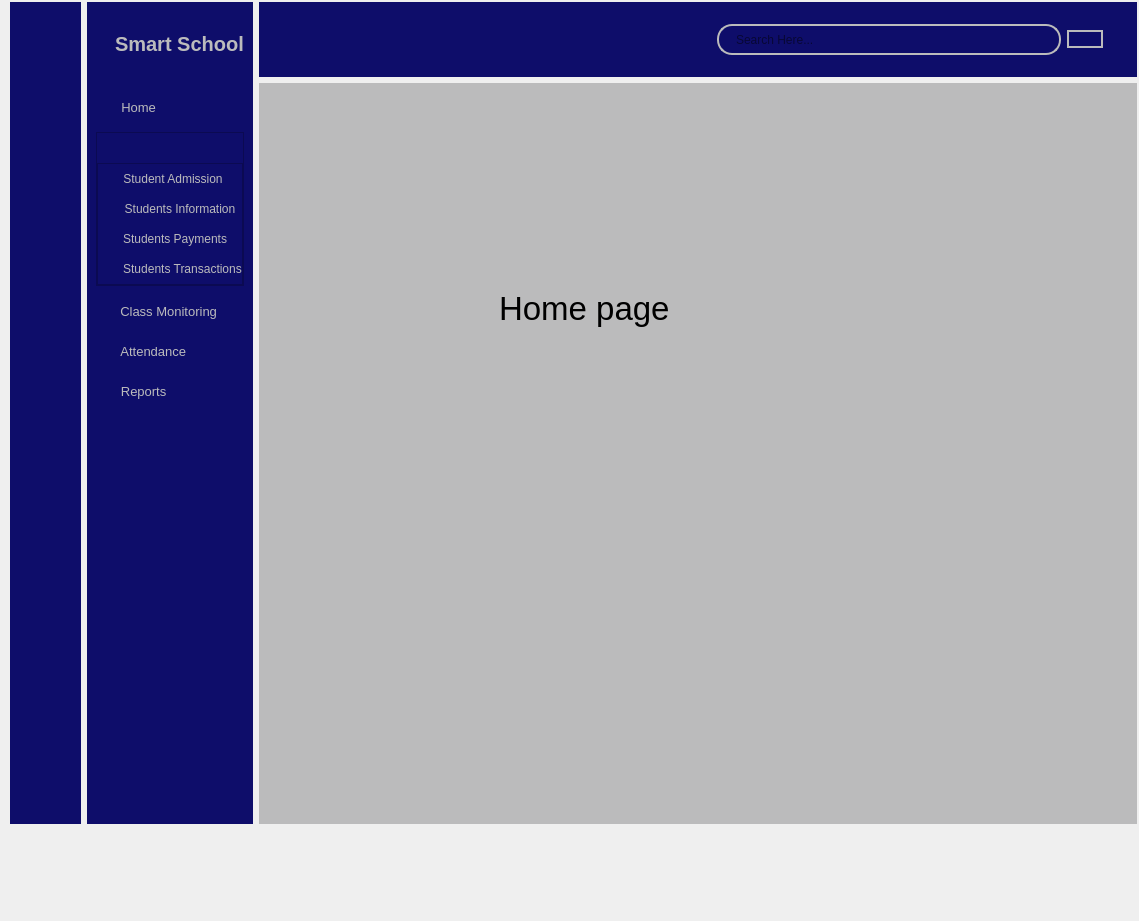
<?xml version="1.0" encoding="UTF-8"?>
<ui version="4.0">
 <class>MainWindow</class>
 <widget class="QMainWindow" name="MainWindow">
  <property name="geometry">
   <rect>
    <x>0</x>
    <y>0</y>
    <width>1139</width>
    <height>921</height>
   </rect>
  </property>
  <property name="windowTitle">
   <string>MainWindow</string>
  </property>
  <widget class="QWidget" name="centralwidget">
   <widget class="QWidget" name="">
    <property name="geometry">
     <rect>
      <x>10</x>
      <y>2</y>
      <width>1127</width>
      <height>822</height>
     </rect>
    </property>
    <layout class="QGridLayout" name="gridLayout">
     <item row="0" column="2">
      <layout class="QVBoxLayout" name="verticalLayout_7">
       <item>
        <widget class="QWidget" name="header_widget" native="true">
         <property name="minimumSize">
          <size>
           <width>841</width>
           <height>0</height>
          </size>
         </property>
         <property name="styleSheet">
          <string notr="true">background-color: rgb(14, 13, 106);</string>
         </property>
         <layout class="QHBoxLayout" name="horizontalLayout_4">
          <item>
           <widget class="QPushButton" name="pushButton">
            <property name="styleSheet">
             <string notr="true">border:none;</string>
            </property>
            <property name="text">
             <string/>
            </property>
            <property name="icon">
             <iconset resource="resources.qrc">
              <normaloff>:/Icons/burger-bar (6).png</normaloff>
              <normalon>:/Icons/burger-bar (3).png</normalon>:/Icons/burger-bar (6).png</iconset>
            </property>
            <property name="iconSize">
             <size>
              <width>29</width>
              <height>35</height>
             </size>
            </property>
            <property name="checkable">
             <bool>true</bool>
            </property>
            <property name="autoExclusive">
             <bool>false</bool>
            </property>
           </widget>
          </item>
          <item>
           <spacer name="horizontalSpacer_3">
            <property name="orientation">
             <enum>Qt::Horizontal</enum>
            </property>
            <property name="sizeHint" stdset="0">
             <size>
              <width>386</width>
              <height>20</height>
             </size>
            </property>
           </spacer>
          </item>
          <item>
           <layout class="QHBoxLayout" name="horizontalLayout_3">
            <property name="rightMargin">
             <number>25</number>
            </property>
            <item>
             <widget class="QLineEdit" name="lineEdit">
              <property name="minimumSize">
               <size>
                <width>0</width>
                <height>31</height>
               </size>
              </property>
              <property name="maximumSize">
               <size>
                <width>16777215</width>
                <height>31</height>
               </size>
              </property>
              <property name="styleSheet">
               <string notr="true">QLineEdit{
	padding-left:15px;
	border: 2px solid #bbbbbc;
	border-radius: 15px;
	/*background-color: rgb(187, 187, 188);*/
}</string>
              </property>
              <property name="placeholderText">
               <string>Search Here...</string>
              </property>
             </widget>
            </item>
            <item>
             <widget class="QPushButton" name="pushButton_2">
              <property name="styleSheet">
               <string notr="true">border-radius: 10px;
border:  2px solid #bbbbbc;
/*background-color: rgb(187, 187, 188);*/</string>
              </property>
              <property name="text">
               <string/>
              </property>
              <property name="icon">
               <iconset resource="resources.qrc">
                <normaloff>:/Icons/magnifying-glass (6).png</normaloff>:/Icons/magnifying-glass (6).png</iconset>
              </property>
              <property name="iconSize">
               <size>
                <width>25</width>
                <height>25</height>
               </size>
              </property>
              <property name="checkable">
               <bool>true</bool>
              </property>
              <property name="autoExclusive">
               <bool>false</bool>
              </property>
             </widget>
            </item>
           </layout>
          </item>
         </layout>
        </widget>
       </item>
       <item>
        <widget class="QWidget" name="main_sceen_widget" native="true">
         <property name="minimumSize">
          <size>
           <width>841</width>
           <height>741</height>
          </size>
         </property>
         <property name="maximumSize">
          <size>
           <width>16777215</width>
           <height>741</height>
          </size>
         </property>
         <property name="font">
          <font>
           <family>Sans Serif Collection</family>
          </font>
         </property>
         <property name="styleSheet">
          <string notr="true">background-color: rgb(187, 187, 188);</string>
         </property>
         <widget class="QStackedWidget" name="stackedWidget">
          <property name="geometry">
           <rect>
            <x>10</x>
            <y>10</y>
            <width>611</width>
            <height>471</height>
           </rect>
          </property>
          <widget class="QWidget" name="page">
           <widget class="QLabel" name="label">
            <property name="geometry">
             <rect>
              <x>230</x>
              <y>190</y>
              <width>171</width>
              <height>51</height>
             </rect>
            </property>
            <property name="font">
             <font>
              <pointsize>25</pointsize>
             </font>
            </property>
            <property name="text">
             <string>Home page</string>
            </property>
           </widget>
          </widget>
          <widget class="QWidget" name="page_2">
           <widget class="QLabel" name="label_5">
            <property name="geometry">
             <rect>
              <x>200</x>
              <y>190</y>
              <width>211</width>
              <height>51</height>
             </rect>
            </property>
            <property name="font">
             <font>
              <pointsize>25</pointsize>
             </font>
            </property>
            <property name="text">
             <string>Students Page</string>
            </property>
           </widget>
          </widget>
          <widget class="QWidget" name="page_3">
           <widget class="QLabel" name="label_6">
            <property name="geometry">
             <rect>
              <x>170</x>
              <y>200</y>
              <width>381</width>
              <height>51</height>
             </rect>
            </property>
            <property name="font">
             <font>
              <pointsize>25</pointsize>
             </font>
            </property>
            <property name="text">
             <string>Students Admission Page</string>
            </property>
           </widget>
          </widget>
          <widget class="QWidget" name="page_4">
           <widget class="QLabel" name="label_7">
            <property name="geometry">
             <rect>
              <x>190</x>
              <y>200</y>
              <width>391</width>
              <height>51</height>
             </rect>
            </property>
            <property name="font">
             <font>
              <pointsize>25</pointsize>
             </font>
            </property>
            <property name="text">
             <string>Students Information Page</string>
            </property>
           </widget>
          </widget>
          <widget class="QWidget" name="page_5">
           <widget class="QLabel" name="label_8">
            <property name="geometry">
             <rect>
              <x>120</x>
              <y>180</y>
              <width>371</width>
              <height>51</height>
             </rect>
            </property>
            <property name="font">
             <font>
              <pointsize>25</pointsize>
             </font>
            </property>
            <property name="text">
             <string>Students Payments Page</string>
            </property>
           </widget>
          </widget>
          <widget class="QWidget" name="page_6">
           <widget class="QLabel" name="label_9">
            <property name="geometry">
             <rect>
              <x>170</x>
              <y>180</y>
              <width>401</width>
              <height>51</height>
             </rect>
            </property>
            <property name="font">
             <font>
              <pointsize>25</pointsize>
             </font>
            </property>
            <property name="text">
             <string>Students Transactions Page</string>
            </property>
           </widget>
          </widget>
          <widget class="QWidget" name="page_7">
           <widget class="QLabel" name="label_10">
            <property name="geometry">
             <rect>
              <x>190</x>
              <y>180</y>
              <width>331</width>
              <height>51</height>
             </rect>
            </property>
            <property name="font">
             <font>
              <pointsize>25</pointsize>
             </font>
            </property>
            <property name="text">
             <string>Class Monitoring Page</string>
            </property>
           </widget>
          </widget>
          <widget class="QWidget" name="page_8">
           <widget class="QLabel" name="label_11">
            <property name="geometry">
             <rect>
              <x>220</x>
              <y>190</y>
              <width>251</width>
              <height>51</height>
             </rect>
            </property>
            <property name="font">
             <font>
              <pointsize>25</pointsize>
             </font>
            </property>
            <property name="text">
             <string>Attendance Page</string>
            </property>
           </widget>
          </widget>
          <widget class="QWidget" name="page_9">
           <widget class="QLabel" name="label_12">
            <property name="geometry">
             <rect>
              <x>250</x>
              <y>200</y>
              <width>201</width>
              <height>51</height>
             </rect>
            </property>
            <property name="font">
             <font>
              <pointsize>25</pointsize>
             </font>
            </property>
            <property name="text">
             <string>Reports Page</string>
            </property>
           </widget>
          </widget>
         </widget>
        </widget>
       </item>
      </layout>
     </item>
     <item row="0" column="0">
      <widget class="QWidget" name="icon_only_widget" native="true">
       <property name="minimumSize">
        <size>
         <width>71</width>
         <height>0</height>
        </size>
       </property>
       <property name="maximumSize">
        <size>
         <width>71</width>
         <height>16777215</height>
        </size>
       </property>
       <property name="styleSheet">
        <string notr="true">QWidget{
	background-color: rgb(14, 13, 106);
}
QPushButton{
	border: none;
	height: 30px;
}
QPushButton:checked{
	background-color: #52452a;
	border-radius: 3px;
}</string>
       </property>
       <layout class="QVBoxLayout" name="verticalLayout_6">
        <property name="topMargin">
         <number>30</number>
        </property>
        <item>
         <layout class="QHBoxLayout" name="horizontalLayout_2">
          <item>
           <spacer name="horizontalSpacer_2">
            <property name="orientation">
             <enum>Qt::Horizontal</enum>
            </property>
            <property name="sizeHint" stdset="0">
             <size>
              <width>17</width>
              <height>20</height>
             </size>
            </property>
           </spacer>
          </item>
          <item>
           <widget class="QLabel" name="label_4">
            <property name="maximumSize">
             <size>
              <width>40</width>
              <height>40</height>
             </size>
            </property>
            <property name="text">
             <string/>
            </property>
            <property name="pixmap">
             <pixmap resource="resources.qrc">:/Icons/school (6).png</pixmap>
            </property>
            <property name="scaledContents">
             <bool>true</bool>
            </property>
           </widget>
          </item>
          <item>
           <spacer name="horizontalSpacer">
            <property name="orientation">
             <enum>Qt::Horizontal</enum>
            </property>
            <property name="sizeHint" stdset="0">
             <size>
              <width>17</width>
              <height>20</height>
             </size>
            </property>
           </spacer>
          </item>
         </layout>
        </item>
        <item>
         <layout class="QVBoxLayout" name="verticalLayout_4">
          <property name="spacing">
           <number>20</number>
          </property>
          <property name="topMargin">
           <number>30</number>
          </property>
          <item>
           <widget class="QPushButton" name="home_1">
            <property name="text">
             <string/>
            </property>
            <property name="icon">
             <iconset resource="resources.qrc">
              <normaloff>:/Icons/home (6).png</normaloff>
              <normalon>:/Icons/home (3).png</normalon>:/Icons/home (6).png</iconset>
            </property>
            <property name="iconSize">
             <size>
              <width>20</width>
              <height>16</height>
             </size>
            </property>
            <property name="checkable">
             <bool>true</bool>
            </property>
            <property name="autoExclusive">
             <bool>true</bool>
            </property>
           </widget>
          </item>
          <item>
           <widget class="QPushButton" name="students_1">
            <property name="text">
             <string/>
            </property>
            <property name="icon">
             <iconset resource="resources.qrc">
              <normaloff>:/Icons/education (6).png</normaloff>
              <normalon>:/Icons/education (3).png</normalon>:/Icons/education (6).png</iconset>
            </property>
            <property name="iconSize">
             <size>
              <width>20</width>
              <height>20</height>
             </size>
            </property>
            <property name="checkable">
             <bool>true</bool>
            </property>
            <property name="autoExclusive">
             <bool>true</bool>
            </property>
           </widget>
          </item>
          <item>
           <widget class="QPushButton" name="classMonitoring_1">
            <property name="text">
             <string/>
            </property>
            <property name="icon">
             <iconset resource="resources.qrc">
              <normaloff>:/Icons/classroom (6).png</normaloff>
              <normalon>:/Icons/classroom (3).png</normalon>:/Icons/classroom (6).png</iconset>
            </property>
            <property name="iconSize">
             <size>
              <width>20</width>
              <height>20</height>
             </size>
            </property>
            <property name="checkable">
             <bool>true</bool>
            </property>
            <property name="autoExclusive">
             <bool>true</bool>
            </property>
           </widget>
          </item>
          <item>
           <widget class="QPushButton" name="attendance_1">
            <property name="text">
             <string/>
            </property>
            <property name="icon">
             <iconset resource="resources.qrc">
              <normaloff>:/Icons/calendar (6).png</normaloff>
              <normalon>:/Icons/calendar (3).png</normalon>:/Icons/calendar (6).png</iconset>
            </property>
            <property name="iconSize">
             <size>
              <width>18</width>
              <height>18</height>
             </size>
            </property>
            <property name="checkable">
             <bool>true</bool>
            </property>
            <property name="autoExclusive">
             <bool>true</bool>
            </property>
           </widget>
          </item>
          <item>
           <widget class="QPushButton" name="reports_1">
            <property name="text">
             <string/>
            </property>
            <property name="icon">
             <iconset resource="resources.qrc">
              <normaloff>:/Icons/report (6).png</normaloff>
              <normalon>:/Icons/report (3).png</normalon>:/Icons/report (6).png</iconset>
            </property>
            <property name="iconSize">
             <size>
              <width>20</width>
              <height>20</height>
             </size>
            </property>
            <property name="checkable">
             <bool>true</bool>
            </property>
            <property name="autoExclusive">
             <bool>true</bool>
            </property>
           </widget>
          </item>
         </layout>
        </item>
        <item>
         <spacer name="verticalSpacer_2">
          <property name="orientation">
           <enum>Qt::Vertical</enum>
          </property>
          <property name="sizeHint" stdset="0">
           <size>
            <width>20</width>
            <height>463</height>
           </size>
          </property>
         </spacer>
        </item>
       </layout>
      </widget>
     </item>
     <item row="0" column="1">
      <widget class="QWidget" name="icon_text_widget" native="true">
       <property name="minimumSize">
        <size>
         <width>0</width>
         <height>820</height>
        </size>
       </property>
       <property name="styleSheet">
        <string notr="true">QWidget{
	background-color: rgb(14, 13, 106);
	color: #bbbbbc;
}

QPushButton{
	height: 30px;
	border: none;
}</string>
       </property>
       <layout class="QVBoxLayout" name="verticalLayout_5">
        <property name="topMargin">
         <number>30</number>
        </property>
        <item>
         <layout class="QHBoxLayout" name="horizontalLayout">
          <property name="spacing">
           <number>5</number>
          </property>
          <item>
           <widget class="QLabel" name="label_2">
            <property name="maximumSize">
             <size>
              <width>40</width>
              <height>40</height>
             </size>
            </property>
            <property name="text">
             <string/>
            </property>
            <property name="pixmap">
             <pixmap resource="resources.qrc">:/Icons/school (6).png</pixmap>
            </property>
            <property name="scaledContents">
             <bool>true</bool>
            </property>
           </widget>
          </item>
          <item>
           <widget class="QLabel" name="label_3">
            <property name="font">
             <font>
              <family>MS Shell Dlg 2</family>
              <pointsize>15</pointsize>
              <weight>75</weight>
              <bold>true</bold>
             </font>
            </property>
            <property name="text">
             <string>Smart School</string>
            </property>
           </widget>
          </item>
         </layout>
        </item>
        <item>
         <layout class="QVBoxLayout" name="verticalLayout_3">
          <property name="spacing">
           <number>10</number>
          </property>
          <property name="topMargin">
           <number>30</number>
          </property>
          <item>
           <widget class="QPushButton" name="home_2">
            <property name="font">
             <font>
              <pointsize>10</pointsize>
             </font>
            </property>
            <property name="styleSheet">
             <string notr="true">QPushButton{
	padding-left: -70px;
}
QPushButton:checked{
	background-color: #52452a;
	border-radius: 3px;
	color: #fec701;
	font: bold;
	/*font-color: #fec701;*/
}</string>
            </property>
            <property name="text">
             <string>  Home</string>
            </property>
            <property name="icon">
             <iconset resource="resources.qrc">
              <normaloff>:/Icons/home (6).png</normaloff>
              <normalon>:/Icons/home (3).png</normalon>
              <activeon>:/Icons/home (3).png</activeon>:/Icons/home (6).png</iconset>
            </property>
            <property name="iconSize">
             <size>
              <width>16</width>
              <height>16</height>
             </size>
            </property>
            <property name="checkable">
             <bool>true</bool>
            </property>
            <property name="autoExclusive">
             <bool>true</bool>
            </property>
           </widget>
          </item>
          <item>
           <widget class="QFrame" name="students">
            <property name="frameShape">
             <enum>QFrame::StyledPanel</enum>
            </property>
            <property name="frameShadow">
             <enum>QFrame::Raised</enum>
            </property>
            <layout class="QVBoxLayout" name="verticalLayout_2">
             <property name="spacing">
              <number>0</number>
             </property>
             <property name="leftMargin">
              <number>0</number>
             </property>
             <property name="topMargin">
              <number>0</number>
             </property>
             <property name="rightMargin">
              <number>0</number>
             </property>
             <property name="bottomMargin">
              <number>0</number>
             </property>
             <item>
              <widget class="QPushButton" name="students_2">
               <property name="minimumSize">
                <size>
                 <width>0</width>
                 <height>0</height>
                </size>
               </property>
               <property name="font">
                <font>
                 <pointsize>10</pointsize>
                </font>
               </property>
               <property name="styleSheet">
                <string notr="true">QPushButton{
	padding-left: -40px;
}

QPushButton:checked{
	background-color: #52452a;
	border-radius: 3px;
}</string>
               </property>
               <property name="text">
                <string/>
               </property>
               <property name="icon">
                <iconset resource="resources.qrc">
                 <normaloff>:/Icons/Frame 1.png</normaloff>
                 <normalon>:/Icons/Group 2 (2).png</normalon>:/Icons/Frame 1.png</iconset>
               </property>
               <property name="iconSize">
                <size>
                 <width>100</width>
                 <height>100</height>
                </size>
               </property>
               <property name="checkable">
                <bool>true</bool>
               </property>
               <property name="autoExclusive">
                <bool>true</bool>
               </property>
              </widget>
             </item>
             <item>
              <widget class="QFrame" name="students_dropdown">
               <property name="frameShape">
                <enum>QFrame::StyledPanel</enum>
               </property>
               <property name="frameShadow">
                <enum>QFrame::Raised</enum>
               </property>
               <layout class="QVBoxLayout" name="verticalLayout">
                <property name="spacing">
                 <number>0</number>
                </property>
                <property name="leftMargin">
                 <number>0</number>
                </property>
                <property name="topMargin">
                 <number>0</number>
                </property>
                <property name="rightMargin">
                 <number>0</number>
                </property>
                <property name="bottomMargin">
                 <number>0</number>
                </property>
                <item>
                 <widget class="QPushButton" name="student_admission">
                  <property name="font">
                   <font>
                    <family>MS Shell Dlg 2</family>
                   </font>
                  </property>
                  <property name="styleSheet">
                   <string notr="true">QPushButton{
	padding-left: 6px;
}
QPushButton:hover{
	color: #fec701;
}</string>
                  </property>
                  <property name="text">
                   <string>Student Admission</string>
                  </property>
                  <property name="checkable">
                   <bool>true</bool>
                  </property>
                  <property name="autoExclusive">
                   <bool>false</bool>
                  </property>
                 </widget>
                </item>
                <item>
                 <widget class="QPushButton" name="student_information">
                  <property name="styleSheet">
                   <string notr="true">QPushButton{
	padding-left: 20px;
}
QPushButton:hover{
	color: #fec701;
}</string>
                  </property>
                  <property name="text">
                   <string>Students Information</string>
                  </property>
                  <property name="checkable">
                   <bool>true</bool>
                  </property>
                  <property name="autoExclusive">
                   <bool>false</bool>
                  </property>
                 </widget>
                </item>
                <item>
                 <widget class="QPushButton" name="student_payments">
                  <property name="styleSheet">
                   <string notr="true">QPushButton{
	padding-left: 10px;
}
QPushButton:hover{
	color: #fec701;
}</string>
                  </property>
                  <property name="text">
                   <string>Students Payments</string>
                  </property>
                  <property name="checkable">
                   <bool>true</bool>
                  </property>
                  <property name="autoExclusive">
                   <bool>false</bool>
                  </property>
                 </widget>
                </item>
                <item>
                 <widget class="QPushButton" name="student_transactions">
                  <property name="styleSheet">
                   <string notr="true">QPushButton{
	padding-left: 25px;
}
QPushButton:hover{
	color: #fec701;
}</string>
                  </property>
                  <property name="text">
                   <string>Students Transactions</string>
                  </property>
                  <property name="checkable">
                   <bool>true</bool>
                  </property>
                  <property name="autoExclusive">
                   <bool>false</bool>
                  </property>
                 </widget>
                </item>
               </layout>
              </widget>
             </item>
            </layout>
           </widget>
          </item>
          <item>
           <widget class="QPushButton" name="classMonitoring_2">
            <property name="font">
             <font>
              <pointsize>10</pointsize>
             </font>
            </property>
            <property name="styleSheet">
             <string notr="true">QPushButton{
	padding-left: -10px;
}
QPushButton:checked{
	background-color: #52452a;
	border-radius: 3px;
	color: #fec701;
	font: bold;
}</string>
            </property>
            <property name="text">
             <string>  Class Monitoring</string>
            </property>
            <property name="icon">
             <iconset resource="resources.qrc">
              <normaloff>:/Icons/classroom (6).png</normaloff>
              <normalon>:/Icons/classroom (3).png</normalon>:/Icons/classroom (6).png</iconset>
            </property>
            <property name="iconSize">
             <size>
              <width>20</width>
              <height>20</height>
             </size>
            </property>
            <property name="checkable">
             <bool>true</bool>
            </property>
            <property name="autoExclusive">
             <bool>true</bool>
            </property>
           </widget>
          </item>
          <item>
           <widget class="QPushButton" name="attendance_2">
            <property name="font">
             <font>
              <pointsize>10</pointsize>
             </font>
            </property>
            <property name="styleSheet">
             <string notr="true">QPushButton{
	padding-left: -40px;
}
QPushButton:checked{
	background-color: #52452a;
	border-radius: 3px;
	color: #fec701;
	font: bold;
}</string>
            </property>
            <property name="text">
             <string>  Attendance</string>
            </property>
            <property name="icon">
             <iconset resource="resources.qrc">
              <normaloff>:/Icons/calendar (6).png</normaloff>
              <normalon>:/Icons/calendar (3).png</normalon>:/Icons/calendar (6).png</iconset>
            </property>
            <property name="iconSize">
             <size>
              <width>18</width>
              <height>18</height>
             </size>
            </property>
            <property name="checkable">
             <bool>true</bool>
            </property>
            <property name="autoExclusive">
             <bool>true</bool>
            </property>
           </widget>
          </item>
          <item>
           <widget class="QPushButton" name="reports_2">
            <property name="font">
             <font>
              <pointsize>10</pointsize>
             </font>
            </property>
            <property name="styleSheet">
             <string notr="true">QPushButton{
	padding-left: -60px;
}
QPushButton:checked{
	background-color: #52452a;
	border-radius: 3px;
	color: #fec701;
	font: bold;
}</string>
            </property>
            <property name="text">
             <string>  Reports</string>
            </property>
            <property name="icon">
             <iconset resource="resources.qrc">
              <normaloff>:/Icons/report (6).png</normaloff>
              <normalon>:/Icons/report (3).png</normalon>:/Icons/report (6).png</iconset>
            </property>
            <property name="iconSize">
             <size>
              <width>20</width>
              <height>20</height>
             </size>
            </property>
            <property name="checkable">
             <bool>true</bool>
            </property>
            <property name="autoExclusive">
             <bool>true</bool>
            </property>
           </widget>
          </item>
         </layout>
        </item>
        <item>
         <spacer name="verticalSpacer">
          <property name="orientation">
           <enum>Qt::Vertical</enum>
          </property>
          <property name="sizeHint" stdset="0">
           <size>
            <width>20</width>
            <height>379</height>
           </size>
          </property>
         </spacer>
        </item>
       </layout>
      </widget>
     </item>
    </layout>
   </widget>
  </widget>
 </widget>
 <resources>
  <include location="resources.qrc"/>
  <include location="resources1.qrc"/>
 </resources>
 <connections>
  <connection>
   <sender>students_2</sender>
   <signal>toggled(bool)</signal>
   <receiver>students_dropdown</receiver>
   <slot>setHidden(bool)</slot>
   <hints>
    <hint type="sourcelabel">
     <x>275</x>
     <y>181</y>
    </hint>
    <hint type="destinationlabel">
     <x>275</x>
     <y>303</y>
    </hint>
   </hints>
  </connection>
  <connection>
   <sender>home_2</sender>
   <signal>toggled(bool)</signal>
   <receiver>home_1</receiver>
   <slot>setChecked(bool)</slot>
   <hints>
    <hint type="sourcelabel">
     <x>179</x>
     <y>135</y>
    </hint>
    <hint type="destinationlabel">
     <x>68</x>
     <y>132</y>
    </hint>
   </hints>
  </connection>
  <connection>
   <sender>students_2</sender>
   <signal>toggled(bool)</signal>
   <receiver>students_1</receiver>
   <slot>setChecked(bool)</slot>
   <hints>
    <hint type="sourcelabel">
     <x>165</x>
     <y>172</y>
    </hint>
    <hint type="destinationlabel">
     <x>71</x>
     <y>176</y>
    </hint>
   </hints>
  </connection>
  <connection>
   <sender>classMonitoring_2</sender>
   <signal>toggled(bool)</signal>
   <receiver>classMonitoring_1</receiver>
   <slot>setChecked(bool)</slot>
   <hints>
    <hint type="sourcelabel">
     <x>169</x>
     <y>333</y>
    </hint>
    <hint type="destinationlabel">
     <x>71</x>
     <y>236</y>
    </hint>
   </hints>
  </connection>
  <connection>
   <sender>attendance_2</sender>
   <signal>toggled(bool)</signal>
   <receiver>attendance_1</receiver>
   <slot>setChecked(bool)</slot>
   <hints>
    <hint type="sourcelabel">
     <x>187</x>
     <y>384</y>
    </hint>
    <hint type="destinationlabel">
     <x>71</x>
     <y>283</y>
    </hint>
   </hints>
  </connection>
  <connection>
   <sender>reports_2</sender>
   <signal>toggled(bool)</signal>
   <receiver>reports_1</receiver>
   <slot>setChecked(bool)</slot>
   <hints>
    <hint type="sourcelabel">
     <x>148</x>
     <y>419</y>
    </hint>
    <hint type="destinationlabel">
     <x>71</x>
     <y>333</y>
    </hint>
   </hints>
  </connection>
  <connection>
   <sender>pushButton</sender>
   <signal>toggled(bool)</signal>
   <receiver>icon_text_widget</receiver>
   <slot>setHidden(bool)</slot>
   <hints>
    <hint type="sourcelabel">
     <x>312</x>
     <y>37</y>
    </hint>
    <hint type="destinationlabel">
     <x>273</x>
     <y>31</y>
    </hint>
   </hints>
  </connection>
  <connection>
   <sender>pushButton</sender>
   <signal>toggled(bool)</signal>
   <receiver>icon_only_widget</receiver>
   <slot>setVisible(bool)</slot>
   <hints>
    <hint type="sourcelabel">
     <x>328</x>
     <y>51</y>
    </hint>
    <hint type="destinationlabel">
     <x>70</x>
     <y>94</y>
    </hint>
   </hints>
  </connection>
 </connections>
</ui>
